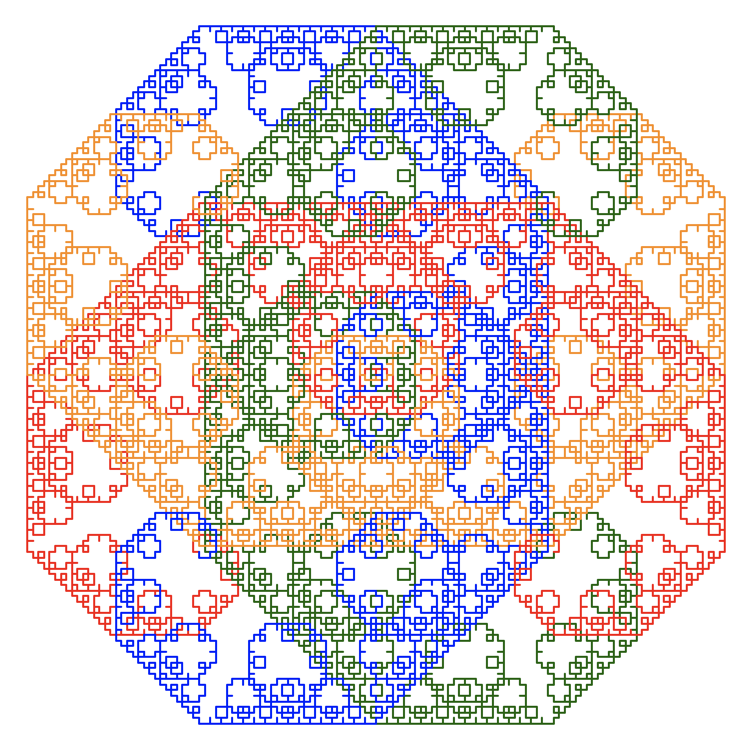
#> input picture 02_应用科技/20_分形研究/逆M详细代码/逆M树状代码_备份_20260731/22_图像映射/莱维龙形曲线.png, 751 x 751 px
$ python main_levy_real_v16.py
#> lines starting #> are read from the running program, lines starting #| are printed output that depends on the picture; after the words box and inside, x2 and y2 are one past the last pixel; in counts of white or black regions, pixels touching at a corner belong together
#!/usr/bin/env python
# -*- coding: utf-8 -*-
"""v16: 直接从 莱维龙形曲线.png 抠图做纹理, 集成逆M渲染"""
import numpy as np, math, os, time
from collections import deque
from PIL import Image
import matplotlib; matplotlib.use('Agg')
import matplotlib.pyplot as plt
from matplotlib.colors import hsv_to_rgb as h2r

plt.rcParams['font.sans-serif'] = ['SimHei', 'Microsoft YaHei', 'DejaVu Sans']
plt.rcParams['axes.unicode_minus'] = False
od = os.path.dirname(os.path.abspath(__file__))

print("=== v16: 莱维龙形曲线 图片抠图 → 纹理 LUT → 逆M渲染 ===")

# ==================== 参数 ====================
N_ROWS = 2048
HEX_SCALE = 0.003
W, H = 2400, 2025
MAX_ITER = 300; ESCAPE_RADIUS = 50.0
TIP = 4.0; BOTTOM = -4/3; HSP = 1.6242719100; EXPAND = 4.0
R0, R1 = BOTTOM - EXPAND, TIP + EXPAND
I0, I1 = -HSP - EXPAND, HSP + EXPAND
A, B_MOB, C_MOB, D_MOB = 1+0j, 0+0j, 1+0j, -2+0j

t0 = time.time()

# ==================== 阶段0: 从图片抠图生成LUT ====================
print("[0/5] 图片抠图 → LUT...")
img_file = os.path.join(od, '莱维龙形曲线.png')
src_img = np.array(Image.open(img_file))  # RGBA 751×751
#> src_img is the input picture: shape (751, 751, 4); mean R, G, B, A 224.4, 212.8, 214.9, 255

# 二值化: 深色=曲线=1, 浅色=背景=0
gray = 0.299*src_img[:,:,0] + 0.587*src_img[:,:,1] + 0.114*src_img[:,:,2]
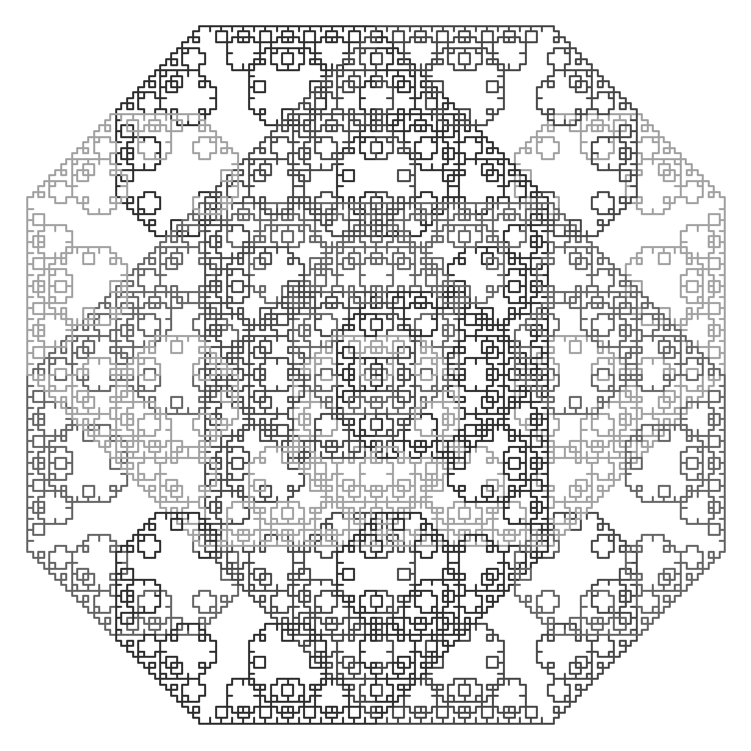
#> gray: shape (751, 751) float64; min 36.62, max 255, mean 216.5
curve = (gray < 120).astype(np.int16)  # 751×751
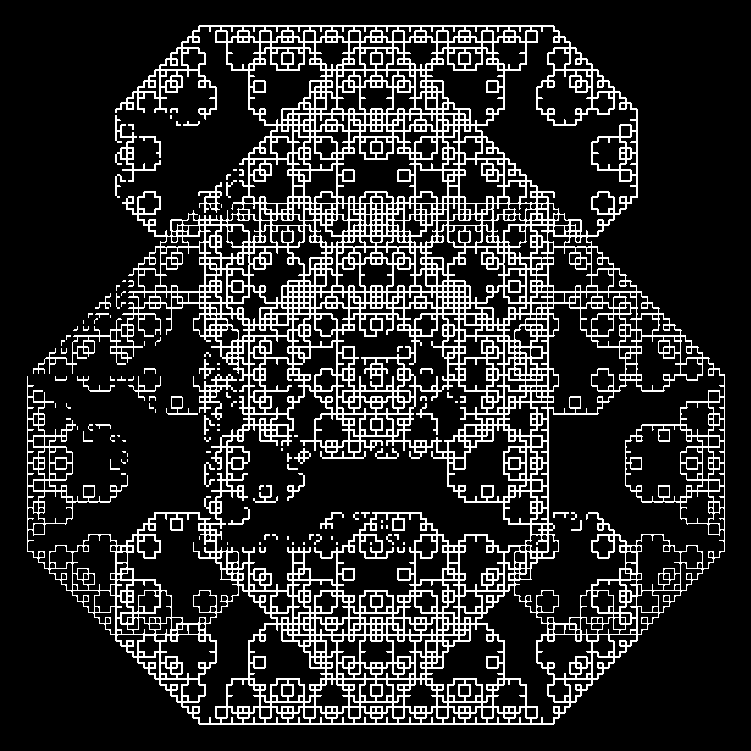
#> curve: shape (751, 751) int16; values 0 (black) and 1 (white), 16.4% white in thin lines or dots, all inside (x1, y1, x2, y2) = (27, 25, 725, 725)

# 膨曲线 (让曲线更粗→容易闭合→洪水填充有效)
from scipy.ndimage import binary_dilation
curve_dilated = binary_dilation(curve, structure=np.ones((3,3)), iterations=1).astype(np.int16)
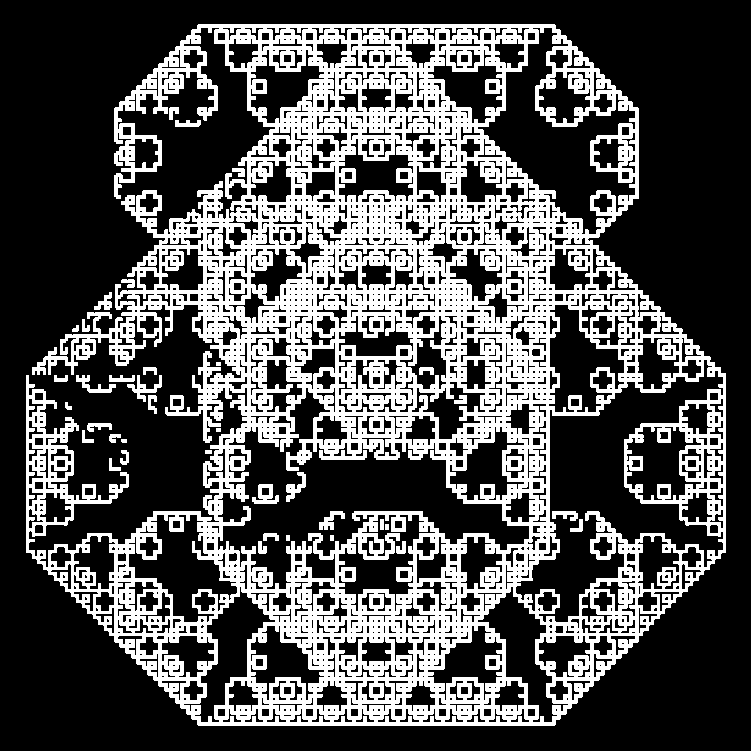
#> curve_dilated: shape (751, 751) int16; values 0 (black) and 1 (white), 32.4% white; 38 white regions, largest, box (x1, y1, x2, y2) and area: (26, 24, 726, 726) 178686, (127, 375, 162, 402) 309, (252, 484, 279, 504) 308

# Resize to N_ROWS
from PIL import Image as PILImage
curve_big = np.array(PILImage.fromarray((curve_dilated*255).astype(np.uint8)).resize(
    (N_ROWS, N_ROWS), PILImage.LANCZOS)) > 128
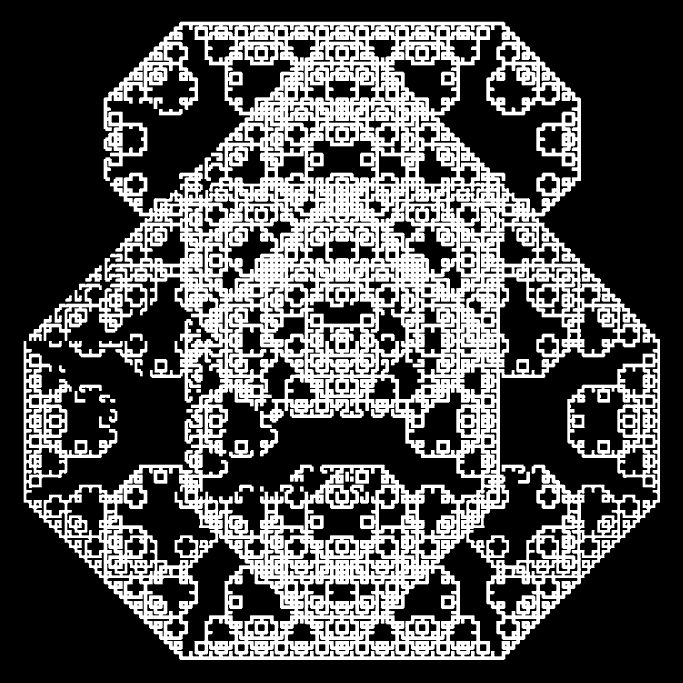
#> curve_big: shape (2048, 2048) bool (shown at 1/3 size); 32.1% white; 38 white regions, largest, box (x1, y1, x2, y2) and area: (71, 65, 1980, 1980) 1320310, (346, 1023, 442, 1096) 2286, (687, 1320, 761, 1374) 2220
curve_big = curve_big.astype(np.int16)
#> (the run stopped early here; a loop or call above may not have finished)
